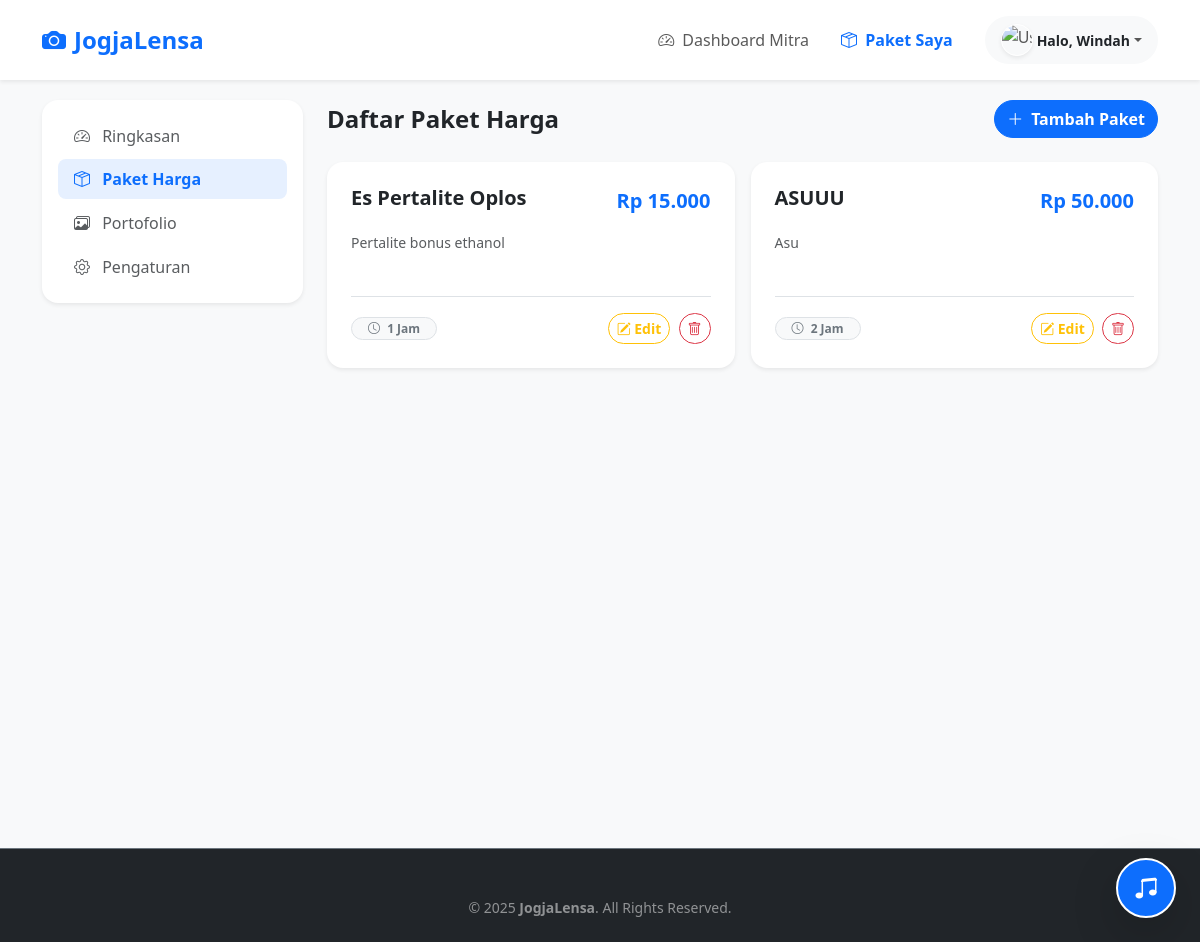
/vendor_packages.php (signed in), run on the app's committed database.
### tables this page shows
CREATE TABLE `packages` (
  `id` int(11) NOT NULL,
  `vendor_id` int(11) NOT NULL,
  `name` varchar(100) NOT NULL,
  `description` text DEFAULT NULL,
  `price` decimal(10,2) NOT NULL,
  `duration_hours` int(11) NOT NULL DEFAULT 1
);

### includes/koneksi.php (called while the page is built, shortened)
<?php
$host = "localhost";
$user = "root";
$pass = "";
$name = "db_jogjalensa";
$conn = mysqli_connect($host, $user, $pass, $name);
function query($query) {
    global $conn;
    $result = mysqli_query($conn, $query);
    $rows = [];
    while( $row = mysqli_fetch_assoc($result) ) {
        $rows[] = $row;
    }
    return $rows;
}
function formatRupiah($angka){
    return "Rp " . number_format($angka, 0, ',', '.');
}
?>

### vendor_packages.php (the view, shortened to what this page needs)
<?php
require_once 'includes/koneksi.php';
include 'components/header.php';
include 'components/navbar.php';
$user_id = $_SESSION['user_id'];
$vendor = mysqli_fetch_assoc(mysqli_query($conn, "SELECT id FROM vendors WHERE user_id = '$user_id'"));
$vendor_id = $vendor['id'];
$packages = query("SELECT * FROM packages WHERE vendor_id = '$vendor_id'");
?>
<div class="bg-light min-vh-100 pb-5" style="padding-top: 100px;">
    <div class="container">
        <div class="row g-4">
            <?php include 'components/vendor_sidebar.php'; ?>
            <div class="col-lg-9">
                <div class="d-flex justify-content-between align-items-center mb-4">
                    <h4 class="fw-bold mb-0">Daftar Paket Harga</h4>
                    <button class="btn btn-primary rounded-pill fw-bold" data-bs-toggle="modal" data-bs-target="#modalAddPackage">
                        <i class="bi bi-plus-lg me-2"></i>Tambah Paket
                    </button>
                </div>
                <div class="row g-3">
                    <?php foreach($packages as $pkg): ?>
                    <div class="col-md-6">
                        <div class="card h-100 border-0 shadow-sm rounded-4 position-relative overflow-hidden hover-shadow transition">
                            <div class="card-body p-4">
                                <div class="d-flex justify-content-between mb-3">
                                    <h5 class="fw-bold mb-0 text-dark"><?php echo $pkg['name']; ?></h5>
                                    <div class="text-primary fw-bold fs-5"><?php echo formatRupiah($pkg['price']); ?></div>
                                </div>
                                <p class="text-muted small mb-4" style="min-height: 40px; line-height: 1.6;">
                                    <?php echo nl2br($pkg['description']); ?>
                                </p>
                                <div class="d-flex justify-content-between align-items-center pt-3 border-top">
                                    <span class="badge bg-light text-secondary border rounded-pill px-3">
                                        <i class="bi bi-clock me-1"></i> <?php echo $pkg['duration_hours']; ?> Jam
                                    </span>
                                    <div>
                                        <button class="btn btn-sm btn-outline-warning rounded-pill me-1 fw-bold"
                                                onclick="editPackage(
                                                    '<?php echo $pkg['id']; ?>',
                                                    '<?php echo addslashes($pkg['name']); ?>',
                                                    '<?php echo $pkg['price']; ?>',
                                                    '<?php echo $pkg['duration_hours']; ?>',
                                                    '<?php echo addslashes($pkg['description']); ?>'
                                                )">
                                            <i class="bi bi-pencil-square"></i> Edit
                                        </button>
                                        <a href="logic/logicvendor/proses_hapus_paket.php?id=<?php echo $pkg['id']; ?>"
                                           class="btn btn-sm btn-outline-danger rounded-pill"
                                           onclick="return confirm('Yakin hapus paket ini?')">
                                            <i class="bi bi-trash"></i>
                                        </a>
                                    </div>
                                </div>
                            </div>
                        </div>
                    </div>
                    <?php endforeach; ?>
                </div>
            </div>
        </div>
    </div>
</div>
<?php include 'components/footer.php'; ?>

### components/header.php (style rules this page uses)
html { scroll-behavior: smooth; }
body { opacity: 0; transition: opacity 0.6s ease-out; }
body.loaded { opacity: 1; }
.card, .btn, .nav-link { transition: all 0.3s cubic-bezier(0.25, 0.8, 0.25, 1); }

### data on the page
packages: name "Es Pertalite Oplos", price "Rp 15.000", description "Pertalite bonus ethanol", duration_hours "1"
packages: name "ASUUU", price "Rp 50.000", description "Asu", duration_hours "2"

### other printed values
explode(' ', $_SESSION['user_name'])[0] "Windah"
